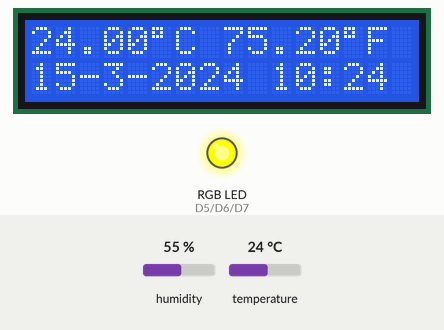
Recording of a program running on a simulated ESP8266 (NodeMCU). Parts: 16×2 character LCD, an RGB LED mixed from three pins (HIGH = lit). The inputs (shaded band) are chosen by the test bench; at power-on: temperature 24 °C, humidity 55 %. WiFi joins after 1.5 s; servers stay silent unless stated; network time is answered at once with the bench clock; the local clock reads 2024-03-15 10:24:30 at power-on unless the program sets it; what the program prints to the serial monitor is not drawn.

Above: at 4.7 s.
4.8 s: temperature set to 19 °C
At 7.1 s:
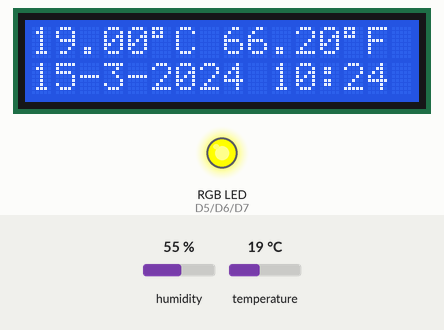
8.7 s: temperature set to 16 °C
At 10.0 s:
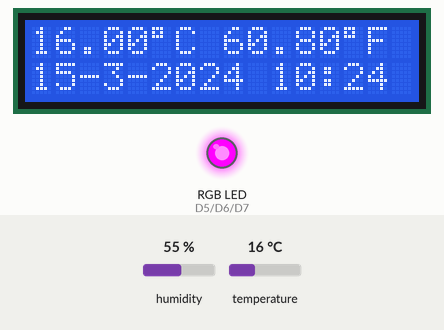
12.6 s: temperature set to 28 °C
At 14.2 s:
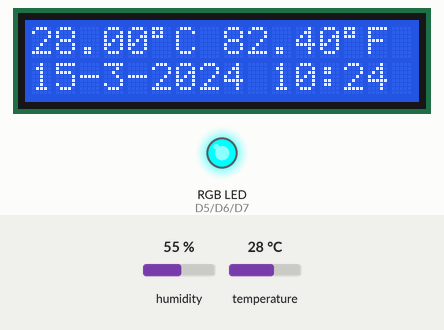
16.5 s: temperature set to 24 °C
At 32.3 s:
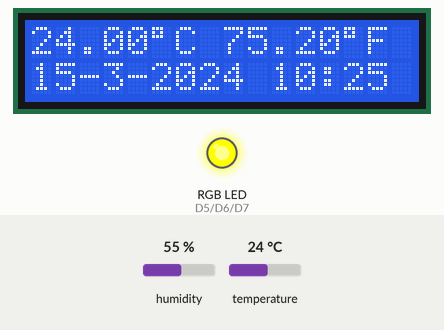
Timing chart, 0 to 32.6 s (numbered marks = the images above; inputs shaded):
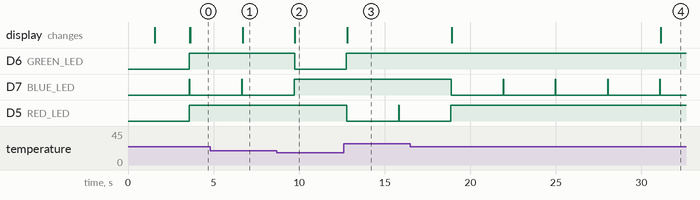

The program:

main.cpp
```cpp
#include <Arduino.h>
#include <Wire.h>
#include <LiquidCrystal_I2C.h>
#include <Adafruit_Sensor.h>
#include <DHT.h>
#include <ESP8266WiFi.h>
#include <NTPClient.h>
#include <WiFiUdp.h>

//Network credentials
const char *ssid     = "WI-FI Name Here";
const char *password = "WI-FI Password Here";
// Define NTP Client to get time
WiFiUDP ntpUDP;
NTPClient timeClient(ntpUDP, "pool.ntp.org");
//Week Days
String weekDays[7]={"Sunday", "Monday", "Tuesday", "Wednesday", "Thursday", "Friday", "Saturday"};
//Month names
String months[12]={"January", "February", "March", "April", "May", "June", "July", "August", "September", "October", "November", "December"};

// RGB LIGHT
#define RED_LED D5
#define GREEN_LED D6
#define BLUE_LED D7

// DHT SENSOR
#define DHTTYPE DHT11
DHT dht(D3, DHTTYPE);

int lcdColumns = 16;
int lcdRows = 2;

LiquidCrystal_I2C lcd(0x27, lcdColumns, lcdRows);

String tempNow = "temp";
String timeNow = "time";

void setup()
{
  Serial.begin(9600);

  Serial.print("Connecting to ");
  Serial.println(ssid);
  WiFi.begin(ssid, password);
  while (WiFi.status() != WL_CONNECTED) {
    delay(500);
    Serial.print(".");
  }
  timeClient.begin();
  timeClient.setTimeOffset(25200);


  pinMode(RED_LED, OUTPUT);
  pinMode(GREEN_LED, OUTPUT);
  pinMode(BLUE_LED, OUTPUT);

  Wire.begin(D2, D1);
  lcd.init();
  lcd.backlight();

  delay(2000);
}
void getTemp()
{
  float t = dht.readTemperature();
  float f = dht.readTemperature(true);
  if (isnan(t) || isnan(f))
  {
    lcd.setCursor(0, 0);
    lcd.print("Err Temp");
    Serial.println("Failed to read from DHT sensor!");
    return;
  }
  tempNow = String(t) + char(0b11011111) + "C " + String(f) + char(0b11011111) + "F";
  Serial.println(tempNow);
  lcd.setCursor(0, 0);
  lcd.print(tempNow);
  if (t > 25.0)
  {
    digitalWrite(RED_LED, LOW);
    digitalWrite(GREEN_LED, HIGH);
    digitalWrite(BLUE_LED, HIGH);
  }
  else if (t >= 18.0)
  {
    digitalWrite(RED_LED, HIGH);
    digitalWrite(GREEN_LED, HIGH);
    digitalWrite(BLUE_LED, LOW);
  }
  else if (t < 18.0)
  {
    digitalWrite(RED_LED, HIGH);
    digitalWrite(GREEN_LED, LOW);
    digitalWrite(BLUE_LED, HIGH);
  }
}

void getTime()
{
  timeClient.update();
  time_t epochTime = timeClient.getEpochTime();
  String formattedTime = timeClient.getFormattedTime();
  int currentHour = timeClient.getHours();
  int currentMinute = timeClient.getMinutes();
  int currentSecond = timeClient.getSeconds();
  String weekDay = weekDays[timeClient.getDay()];
  struct tm *ptm = gmtime ((time_t *)&epochTime);
  int monthDay = ptm->tm_mday;
  int currentMonth = ptm->tm_mon+1;
  String currentMonthName = months[currentMonth-1];
  int currentYear = ptm->tm_year+1900;
  String currentDate = String(monthDay) + "-" + String(currentMonth) + "-" + String(currentYear);

  timeNow = currentDate + " " + String(currentHour) + ":" + String(currentMinute);
  Serial.println(timeNow);
  lcd.setCursor(0, 1);
  lcd.print(timeNow);
}
void loop()
{
  digitalWrite(RED_LED, HIGH);
  digitalWrite(GREEN_LED, HIGH);
  digitalWrite(BLUE_LED, HIGH);
  getTemp();
  getTime();
  delay(3000);
}
```

Measured:
- the behaviour switches between 18 and 17 °C on temperature (found by bisection; images 1 and 2)
- the behaviour switches between 26 and 25 °C on temperature (found by bisection; images 3 and 4)
- after the input at 4.8 s, the display: changes after 1.9 s (image 1)
- after the input at 8.7 s, D6 (GREEN_LED): HIGH → LOW after 1.0 s; D7 (BLUE_LED): goes on until 9.7 s, then stays HIGH; the display: changes after 1.1 s (image 2)
- after the input at 12.6 s, D6 (GREEN_LED): goes on until 12.8 s, then stays HIGH; D5 (RED_LED): HIGH → LOW after 0.19 s, → HIGH 3.0 s later, → LOW 0.04 s later; the display: changes after 0.21 s (image 3)
- after the input at 16.5 s, D7 (BLUE_LED): alternates HIGH for 0.04 s and LOW for 3.0 s, starting after 2.4 s; D5 (RED_LED): goes on until 18.9 s, then stays HIGH; the display: first changes after 2.4 s (image 4 shows a later state)
